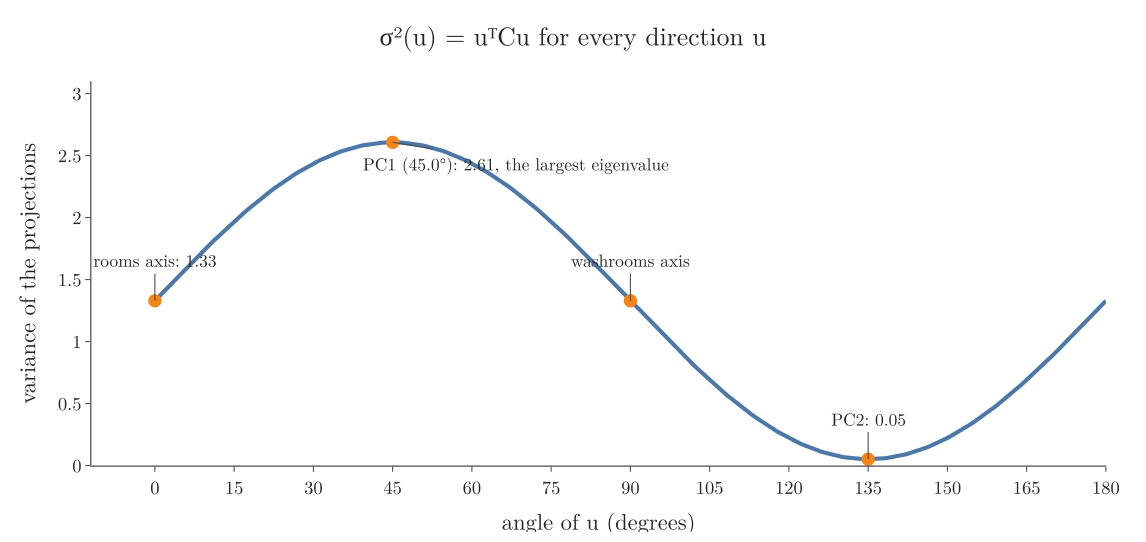

This figure's Python source:
"""PCA's objective as a curve: the variance of the projections sigma^2(u) of the 30 made-up flats (rooms, washrooms;
the data of the previous Note, flats.py) for every unit vector u = (cos a, sin a). It equals u^T C u, peaks at
2.61 near 45 degrees (PC1, the top eigenvector) and is smallest, 0.05, at right angles to it."""
from pathlib import Path
import numpy as np
import plotly.graph_objects as go
from flats import rooms, washrooms

here = Path(__file__).parent
P = np.c_[rooms, washrooms]
C = np.cov(P.T, ddof=0)
a = np.radians(np.arange(0, 180.5, 0.5))
U = np.c_[np.cos(a), np.sin(a)]
var = ((P - P.mean(0)) @ U.T).var(axis=0)
assert np.allclose(var, np.einsum("ij,jk,ik->i", U, C, U))
w, V = np.linalg.eigh(C)
best = np.degrees(a[var.argmax()])
assert round(var[0], 2) == 1.33 and round(var.max(), 2) == 2.61 and round(var.min(), 2) == 0.05 and np.isclose(var.max(), w[-1])
fig = go.Figure(go.Scatter(x=np.degrees(a), y=var, mode="lines", line=dict(color="#4C78A8", width=4)))
for deg, txt in ((0, "rooms axis: 1.33"), (90, "washrooms axis"), (best, f"PC1 ({best:.1f}°): 2.61, the largest eigenvalue"),
                 (np.degrees(a[var.argmin()]), "PC2: 0.05")):
    i = int(round(deg * 2))
    fig.add_scatter(x=[deg], y=[var[i]], mode="markers", marker=dict(size=13, color="#F58518"))
    fig.add_annotation(x=deg, y=var[i], text=txt, ax=0 if var[i] < 2 else 120, ay=-40 if var[i] < 2 else 20, font=dict(size=17))
fig.update_layout(template="simple_white", width=1100, height=520, font=dict(family="Latin Modern Roman", size=18),
                  showlegend=False, title=dict(text="σ²(u) = uᵀCu for every direction u", x=0.5),
                  xaxis=dict(title="angle of u (degrees)", dtick=15), yaxis=dict(title="variance of the projections", range=[0, 3.1]),
                  margin=dict(l=80, r=30, t=70, b=70))
fig.write_image(here / "variance_by_angle.png", scale=2)
fig.write_image(here / "variance_by_angle.pdf")
